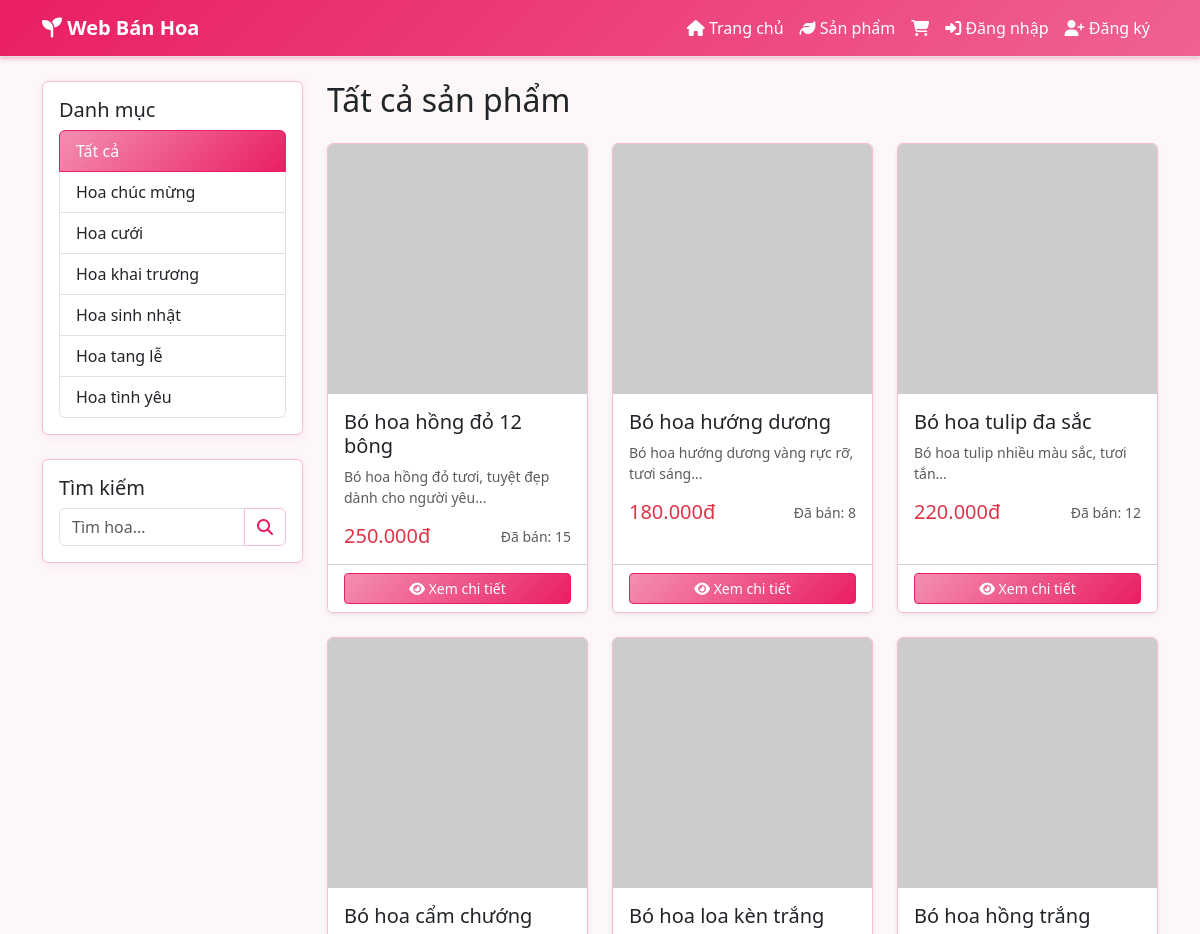
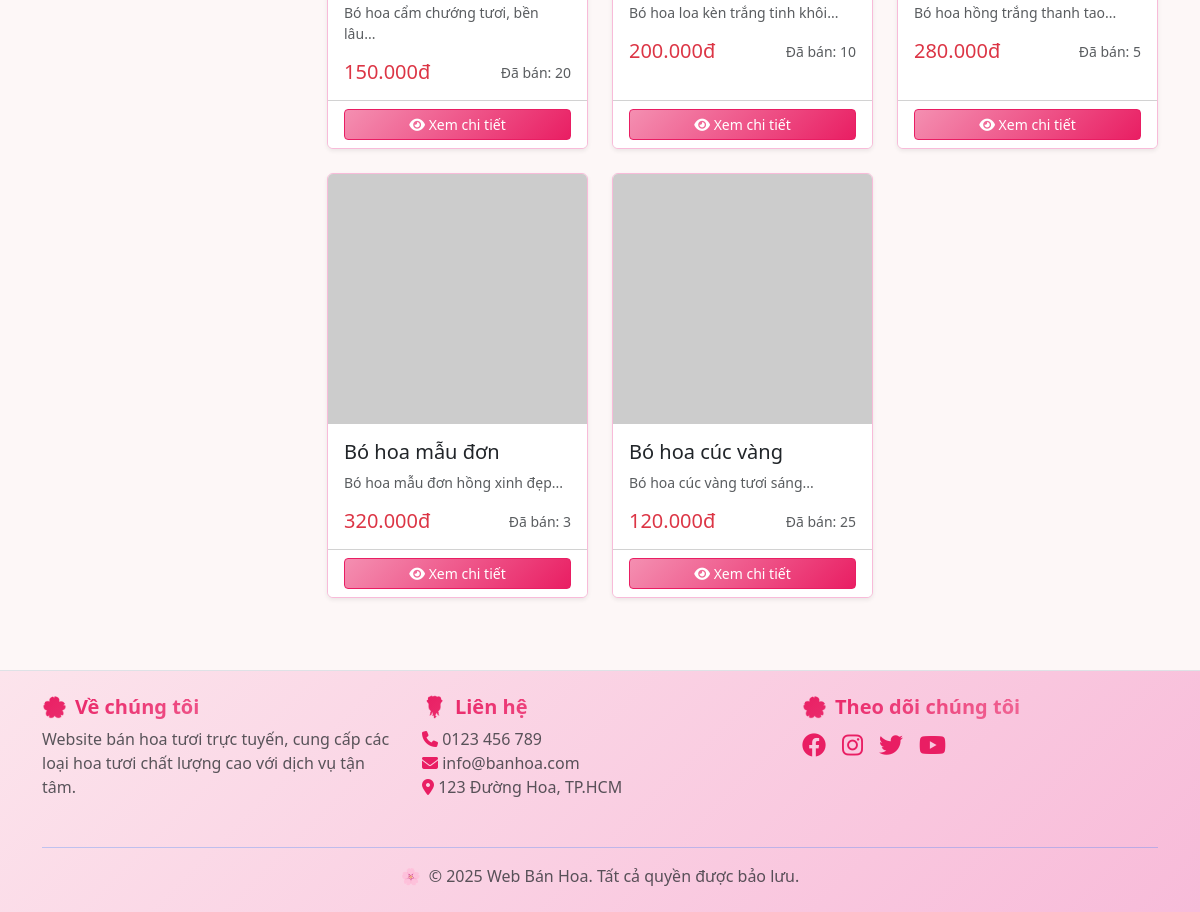
/products.php, run on the app's committed database (2 pictures, top to bottom).
### tables this page shows
CREATE TABLE categories (
    category_id INT AUTO_INCREMENT PRIMARY KEY,
    name VARCHAR(100) NOT NULL,
    description TEXT,
    status ENUM('active', 'inactive') DEFAULT 'active'
);

CREATE TABLE products (
    product_id INT AUTO_INCREMENT PRIMARY KEY,
    name VARCHAR(255) NOT NULL,
    description TEXT,
    price DECIMAL(10, 2) NOT NULL,
    stock INT DEFAULT 0,
     
    image_url VARCHAR(500), 
    category_id INT,
    status ENUM('available', 'out_of_stock', 'discontinued') DEFAULT 'available',
    sold_count INT DEFAULT 0,
    view_count INT DEFAULT 0, 
    created_at TIMESTAMP DEFAULT CURRENT_TIMESTAMP,
    updated_at TIMESTAMP DEFAULT CURRENT_TIMESTAMP ON UPDATE CURRENT_TIMESTAMP,
    FOREIGN KEY (category_id) REFERENCES categories(category_id) ON DELETE SET NULL
);

### products.php (called while the page is built, shortened)
<?php
include 'views/products/index.php';
?>

### models/Category.php (called while the page is built, shortened)
<?php
class Category {
    private $conn;
    private $table = 'categories';
    public function __construct($db) {
        $this->conn = $db;
    }
    public function getAllCategories() {
        $query = "SELECT * FROM " . $this->table . " WHERE status = 'active' ORDER BY name ASC";
        $result = $this->conn->query($query);
        return $result->fetch_all(MYSQLI_ASSOC);
    }
}
?>

### models/Product.php (called while the page is built, shortened)
<?php
class Product {
    private $conn;
    private $table = 'products';
    public function __construct($db) {
        $this->conn = $db;
    }
    public function getAllProducts($page = 1, $limit = ITEMS_PER_PAGE) {
        $offset = ($page - 1) * $limit;
        $query = "SELECT p.*, c.name as category_name
                  FROM " . $this->table . " p
                  LEFT JOIN categories c ON p.category_id = c.category_id
                  ORDER BY p.created_at DESC
                  LIMIT ? OFFSET ?";
        $stmt = $this->conn->prepare($query);
        $stmt->bind_param("ii", $limit, $offset);
        $stmt->execute();
        return $stmt->get_result()->fetch_all(MYSQLI_ASSOC);
    }
}
?>

### views/products/index.php (the view, shortened to what this page needs)
<?php
$conn = require 'config/database.php';
require_once 'models/Product.php';
require_once 'models/Category.php';
$product = new Product($conn);
$category = new Category($conn);
$page = isset($_GET['page']) ? (int)$_GET['page'] : 1;
$category_id = isset($_GET['category']) ? (int)$_GET['category'] : null;
$search = isset($_GET['search']) ? $_GET['search'] : '';
if ($search) {
    $products = $product->searchProducts($search, $page);
} elseif ($category_id) {
    $products = $product->getProductsByCategory($category_id, $page);
} else {
    $products = $product->getAllProducts($page);
}
$categories = $category->getAllCategories();
?>
<?php include 'views/layout/header.php'; ?>
<div class="container">
    <div class="row">
        <div class="col-md-3">
            <div class="card mb-4">
                <div class="card-body">
                    <h5 class="card-title">Danh mục</h5>
                    <div class="list-group">
                        <a href="<?php echo APP_URL; ?>/products.php" class="list-group-item list-group-item-action <?php echo !$category_id ? 'active' : ''; ?>">
                            Tất cả
                        </a>
                        <?php foreach ($categories as $cat): ?>
                            <a href="<?php echo APP_URL; ?>/products.php?category=<?php echo $cat['category_id']; ?>"
                               class="list-group-item list-group-item-action <?php echo $category_id == $cat['category_id'] ? 'active' : ''; ?>">
                                <?php echo $cat['name']; ?>
                            </a>
                        <?php endforeach; ?>
                    </div>
                </div>
            </div>
            <div class="card">
                <div class="card-body">
                    <h5 class="card-title">Tìm kiếm</h5>
                    <form method="GET">
                        <div class="input-group">
                            <input type="text" class="form-control" name="search" placeholder="Tìm hoa..." value="<?php echo htmlspecialchars($search); ?>">
                            <button class="btn btn-outline-primary" type="submit">
                                <i class="fas fa-search"></i>
                            </button>
                        </div>
                    </form>
                </div>
            </div>
        </div>
        <div class="col-md-9">
            <h2 class="mb-4">
                <?php
                if ($search) {
                    echo 'Kết quả tìm kiếm: ' . htmlspecialchars($search);
                } elseif ($category_id) {
                    $cat = $category->getCategoryById($category_id);
                    echo $cat['name'];
                } else {
                    echo 'Tất cả sản phẩm';
                }
                ?>
            </h2>
            <?php if (empty($products)): ?>
                <div class="alert alert-info">Không có sản phẩm nào.</div>
            <?php else: ?>
                <div class="row g-4">
                    <?php foreach ($products as $prod): ?>
                        <div class="col-md-4">
                            <div class="card h-100 shadow-sm">
                                <img src="<?php echo $prod['image_url'] ?? APP_URL . '/assets/images/placeholder.jpg'; ?>"
                                     class="card-img-top" alt="<?php echo $prod['name']; ?>" style="height: 250px; object-fit: cover;">
                                <div class="card-body">
                                    <h5 class="card-title"><?php echo $prod['name']; ?></h5>
                                    <p class="card-text text-muted small"><?php echo substr($prod['description'], 0, 100) . '...'; ?></p>
                                    <div class="d-flex justify-content-between align-items-center">
                                        <span class="h5 mb-0 text-danger"><?php echo number_format($prod['price'], 0, ',', '.'); ?>đ</span>
                                        <small class="text-muted">Đã bán: <?php echo $prod['sold_count']; ?></small>
                                    </div>
                                </div>
                                <div class="card-footer bg-white">
                                    <a href="<?php echo APP_URL; ?>/product-detail.php?id=<?php echo $prod['product_id']; ?>"
                                       class="btn btn-primary btn-sm w-100">
                                        <i class="fas fa-eye"></i> Xem chi tiết
                                    </a>
                                </div>
                            </div>
                        </div>
                    <?php endforeach; ?>
                </div>
            <?php endif; ?>
        </div>
    </div>
</div>
<?php include 'views/layout/footer.php'; ?>

### assets/css/style.css (style rules this page uses)
body { font-family: 'Segoe UI', Tahoma, Geneva, Verdana, sans-serif; background-color: #fdf7f7; }
.card { transition: transform 0.2s ease-in-out; border: 1px solid #f8bbd9; box-shadow: 0 2px 8px rgba(216, 27, 96, 0.08); }
.btn-primary { background: linear-gradient(135deg, #f48fb1, #e91e63); border-color: #e91e63; color: white; }
.btn-outline-primary { color: #e91e63; border-color: #f8bbd9; }
.list-group-item.active { background: linear-gradient(135deg, #f48fb1, #e91e63); border-color: #e91e63; color: white; }
.bg-soft-pink { background-color: #fdf7f7; }

### data on the page
categories: name "Hoa chúc mừng"
categories: name "Hoa cưới"
categories: name "Hoa khai trương"
categories: name "Hoa sinh nhật"
categories: name "Hoa tang lễ"
categories: name "Hoa tình yêu"
products: name "Bó hoa hồng đỏ 12 bông", description "Bó hoa hồng đỏ tươi, tuyệt đẹp dành cho người yêu", price "250.000", sold_count "15"
products: name "Bó hoa hướng dương", description "Bó hoa hướng dương vàng rực rỡ, tươi sáng", price "180.000", sold_count "8"
products: name "Bó hoa tulip đa sắc", description "Bó hoa tulip nhiều màu sắc, tươi tắn", price "220.000", sold_count "12"
products: name "Bó hoa cẩm chướng", description "Bó hoa cẩm chướng tươi, bền lâu", price "150.000", sold_count "20"
products: name "Bó hoa loa kèn trắng", description "Bó hoa loa kèn trắng tinh khôi", price "200.000", sold_count "10"
products: name "Bó hoa hồng trắng", description "Bó hoa hồng trắng thanh tao", price "280.000", sold_count "5"
products: name "Bó hoa mẫu đơn", description "Bó hoa mẫu đơn hồng xinh đẹp", price "320.000", sold_count "3"
products: name "Bó hoa cúc vàng", description "Bó hoa cúc vàng tươi sáng", price "120.000", sold_count "25"
